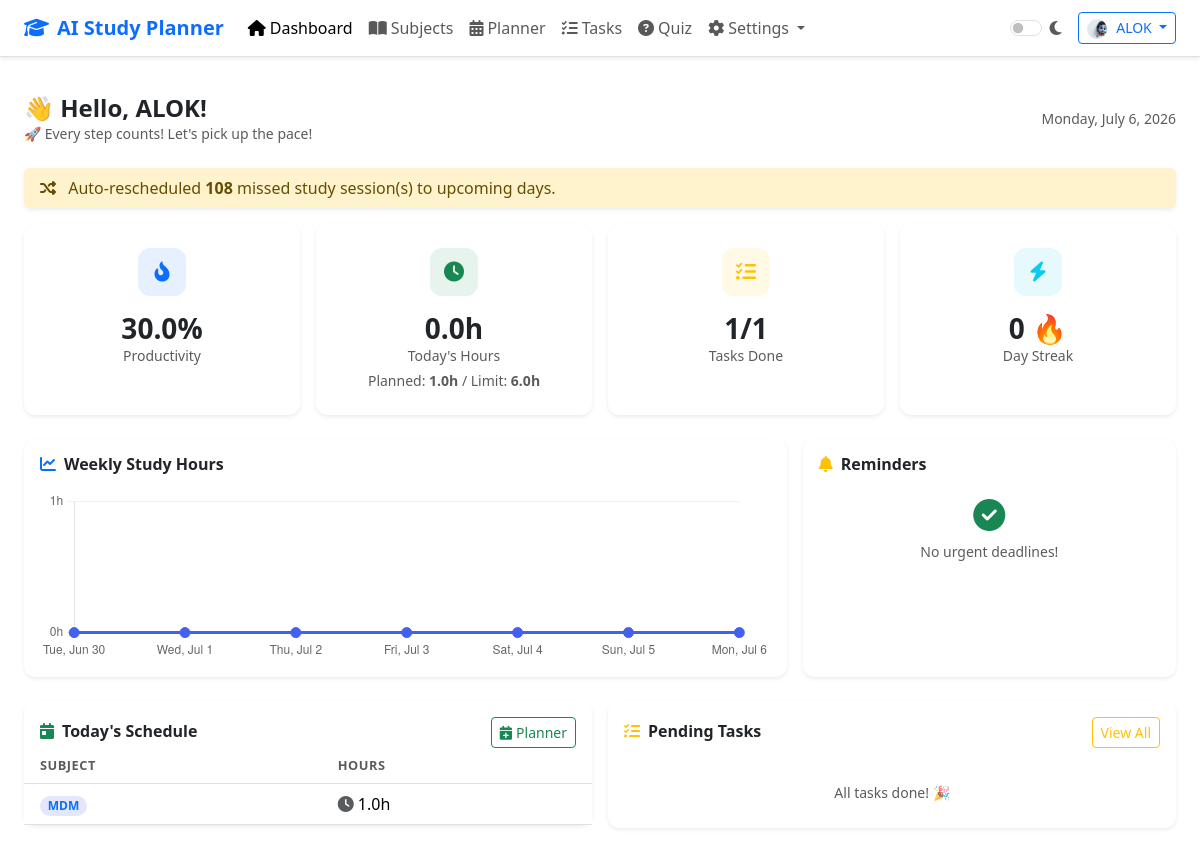
The page / (signed in) on the database its author committed.
### tables this page shows
CREATE TABLE users (
            id         INTEGER PRIMARY KEY AUTOINCREMENT,
            name       TEXT    NOT NULL,
            email      TEXT    UNIQUE NOT NULL,
            password   TEXT    NOT NULL,
            created_at TIMESTAMP DEFAULT CURRENT_TIMESTAMP
        , daily_hours_allowed REAL DEFAULT 6.0, timer_focus INTEGER DEFAULT 25, timer_short INTEGER DEFAULT 5, timer_long INTEGER DEFAULT 15, timer_sessions_before_long INTEGER DEFAULT 4, timer_expanded INTEGER DEFAULT 0, class_name TEXT DEFAULT '', age INTEGER DEFAULT NULL, avatar TEXT DEFAULT '', receive_emails INTEGER DEFAULT 1);

CREATE TABLE schedules (
            id          INTEGER PRIMARY KEY AUTOINCREMENT,
            user_id     INTEGER NOT NULL,
            date        DATE    NOT NULL,
            subject     TEXT    NOT NULL,
            study_hours REAL    NOT NULL,
            completed   INTEGER DEFAULT 0, scheduled_time TEXT,
            FOREIGN KEY (user_id) REFERENCES users(id)
        );

### app.py (the view)
@app.route("/")
@login_required
def dashboard():
    uid   = session["user_id"]
    today = date.today().strftime("%Y-%m-%d")
    conn  = get_db()
    rescheduled_count = auto_reschedule_missed_sessions(uid, conn)
    if rescheduled_count > 0:
        conn.commit()
    today_schedule = conn.execute(
        "SELECT * FROM schedules WHERE user_id=? AND date=? ORDER BY subject",
        (uid, today),
    ).fetchall()
    pending_tasks = conn.execute(
        "SELECT * FROM tasks WHERE user_id=? AND status='Pending' ORDER BY deadline LIMIT 5",
        (uid,),
    ).fetchall()
    total_tasks = conn.execute(
        "SELECT COUNT(*) AS c FROM tasks WHERE user_id=?", (uid,)
    ).fetchone()["c"]
    completed_count = conn.execute(
        "SELECT COUNT(*) AS c FROM tasks WHERE user_id=? AND status='Completed'", (uid,)
    ).fetchone()["c"]
    today_hours = conn.execute(
        "SELECT COALESCE(SUM(hours),0) AS t FROM study_sessions WHERE user_id=? AND date=?",
        (uid, today),
    ).fetchone()["t"]
    completed_schedule_hours_today = conn.execute(
        "SELECT COALESCE(SUM(study_hours),0) AS t FROM schedules WHERE user_id=? AND date=? AND completed=1",
        (uid, today),
    ).fetchone()["t"]
    today_hours = max(float(today_hours), float(completed_schedule_hours_today))
    try:
        row = conn.execute("SELECT daily_hours_allowed FROM users WHERE id=?", (uid,)).fetchone()
        daily_limit = float(row["daily_hours_allowed"]) if row and row["daily_hours_allowed"] is not None else 6.0
    except Exception:
        daily_limit = 6.0
    planned_today = conn.execute(
        "SELECT COALESCE(SUM(study_hours),0) AS t FROM schedules WHERE user_id=? AND date=?",
        (uid, today),
    ).fetchone()["t"]
    productivity = calculate_productivity_score(uid, conn)
    weekly_data  = get_weekly_stats(uid, conn)
    streak       = get_study_streak(uid, conn)
    motivation   = get_motivational_message(productivity)
    upcoming = conn.execute(
        """SELECT task_name, subject, deadline FROM tasks
           WHERE user_id=? AND status='Pending'
           AND deadline >= ? AND deadline <= date(?, '+3 days')
           ORDER BY deadline""",
        (uid, today, today),
    ).fetchall()
    conn.close()
    return render_template(
        "dashboard.html",
        today_schedule=today_schedule,
        pending_tasks=pending_tasks,
        completed_count=completed_count,
        total_tasks=total_tasks,
        productivity=productivity,
        today_hours=round(today_hours, 1),
        weekly_data=weekly_data,
        streak=streak,
        motivation=motivation,
        upcoming=upcoming,
        rescheduled_count=rescheduled_count,
        daily_limit=round(daily_limit,1),
        planned_today=round(planned_today,1),
    )

### templates/dashboard.html (shortened to what this page needs)
{% extends "base.html" %}
{% block content %}
<div class="container-fluid px-4 py-4">
  <div class="d-flex flex-wrap justify-content-between align-items-center mb-4 gap-2">
    <div>
      <h4 class="fw-bold mb-0">👋 Hello, {{ session.user_name }}!</h4>
      <p class="text-muted mb-0 small">{{ motivation }}</p>
    </div>
    <span class="text-muted small" id="todayDate"></span>
  </div>
  {% if rescheduled_count and rescheduled_count > 0 %}
    <div class="alert alert-warning border-0 shadow-sm py-2 mb-3">
      <i class="fas fa-shuffle me-2"></i>
      Auto-rescheduled <strong>{{ rescheduled_count }}</strong> missed study session(s) to upcoming days.
    </div>
  {% endif %}
  <div class="row g-3 mb-4">
    <div class="col-6 col-md-3">
      <div class="card stat-card border-0 shadow-sm h-100">
        <div class="card-body text-center py-4">
          <div class="stat-icon bg-primary bg-opacity-10 text-primary mx-auto mb-3">
            <i class="fas fa-fire-flame-curved fa-lg"></i>
          </div>
          <h3 class="fw-bold mb-0">{{ productivity }}%</h3>
          <p class="text-muted small mb-0">Productivity</p>
        </div>
      </div>
    </div>
    <div class="col-6 col-md-3">
      <div class="card stat-card border-0 shadow-sm h-100">
        <div class="card-body text-center py-4">
          <div class="stat-icon bg-success bg-opacity-10 text-success mx-auto mb-3">
            <i class="fas fa-clock fa-lg"></i>
          </div>
          <h3 class="fw-bold mb-0">{{ today_hours }}h</h3>
          <p class="text-muted small mb-0">Today's Hours</p>
          <div class="small text-muted mt-1">Planned: <strong>{{ planned_today }}h</strong> / Limit: <strong>{{ daily_limit }}h</strong></div>
        </div>
      </div>
    </div>
    <div class="col-6 col-md-3">
      <div class="card stat-card border-0 shadow-sm h-100">
        <div class="card-body text-center py-4">
          <div class="stat-icon bg-warning bg-opacity-10 text-warning mx-auto mb-3">
            <i class="fas fa-list-check fa-lg"></i>
          </div>
          <h3 class="fw-bold mb-0">{{ completed_count }}/{{ total_tasks }}</h3>
          <p class="text-muted small mb-0">Tasks Done</p>
        </div>
      </div>
    </div>
    <div class="col-6 col-md-3">
      <div class="card stat-card border-0 shadow-sm h-100">
        <div class="card-body text-center py-4">
          <div class="stat-icon bg-info bg-opacity-10 text-info mx-auto mb-3">
            <i class="fas fa-bolt fa-lg"></i>
          </div>
          <h3 class="fw-bold mb-0">{{ streak }} 🔥</h3>
          <p class="text-muted small mb-0">Day Streak</p>
        </div>
      </div>
    </div>
  </div>
  <div class="row g-3 mb-4">
    <div class="col-lg-8">
      <div class="card border-0 shadow-sm h-100">
        <div class="card-header bg-transparent border-0 pt-3 pb-0">
          <h6 class="fw-semibold mb-0">
            <i class="fas fa-chart-line me-2 text-primary"></i>Weekly Study Hours
          </h6>
        </div>
        <div class="card-body">
          <canvas id="weeklyChart" height="70"></canvas>
        </div>
      </div>
    </div>
    <div class="col-lg-4">
      <div class="card border-0 shadow-sm h-100">
        <div class="card-header bg-transparent border-0 pt-3 pb-0">
          <h6 class="fw-semibold mb-0">
            <i class="fas fa-bell me-2 text-warning"></i>Reminders
          </h6>
        </div>
        <div class="card-body p-0" id="reminderPanel">
          {% if upcoming %}
            {% for item in upcoming %}
              {% set days_left = item.deadline | days_until %}
              <div class="reminder-item
                {% if days_left == 0 %}reminder-urgent
                {% elif days_left == 1 %}reminder-soon{% endif %}">
                <i class="fas fa-circle-exclamation me-2"></i>
                <div>
                  <strong class="d-block">{{ item.task_name }}</strong>
                  <span class="text-muted small">{{ item.subject }} ·
                    {% if days_left == 0 %}Due TODAY
                    {% elif days_left == 1 %}Due tomorrow
                    {% else %}Due in {{ days_left }} days{% endif %}
                  </span>
                </div>
              </div>
            {% endfor %}
          {% else %}
            <div class="p-4 text-center text-muted">
              <i class="fas fa-check-circle fa-2x text-success mb-2 d-block"></i>
              <small>No urgent deadlines!</small>
            </div>
          {% endif %}
        </div>
      </div>
    </div>
  </div>
  <div class="row g-3">
    <div class="col-lg-6">
      <div class="card border-0 shadow-sm">
        <div class="card-header bg-transparent border-0 pt-3 pb-0 d-flex justify-content-between align-items-center">
          <h6 class="fw-semibold mb-0">
            <i class="fas fa-calendar-day me-2 text-success"></i>Today's Schedule
          </h6>
          <a href="{{ url_for('planner') }}" class="btn btn-sm btn-outline-success">
            <i class="fas fa-calendar-plus me-1"></i>Planner
          </a>
        </div>
        <div class="card-body p-0">
          {% if today_schedule %}
            <div class="table-responsive">
              <table class="table table-hover align-middle mb-0">
                <thead>
                  <tr>
                    <th class="ps-3">Subject</th>
                    <th>Hours</th>
                  </tr>
                </thead>
                <tbody>
                  {% for s in today_schedule %}
                    <tr>
                      <td class="ps-3">
                        <span class="badge rounded-pill bg-primary bg-opacity-15 text-primary">
                          {{ s.subject }}
                        </span>
                      </td>
                      <td>
                        <i class="fas fa-clock text-muted me-1"></i>{{ s.study_hours }}h
                      </td>
                    </tr>
                  {% endfor %}
                </tbody>
              </table>
            </div>
          {% endif %}
        </div>
      </div>
    </div>
    <div class="col-lg-6">
      <div class="card border-0 shadow-sm">
        <div class="card-header bg-transparent border-0 pt-3 pb-0 d-flex justify-content-between align-items-center">
          <h6 class="fw-semibold mb-0">
            <i class="fas fa-tasks me-2 text-warning"></i>Pending Tasks
          </h6>
          <a href="{{ url_for('tasks') }}" class="btn btn-sm btn-outline-warning">View All</a>
        </div>
        <div class="card-body p-0">
          {% if pending_tasks %}
            <ul class="list-group list-group-flush">
              {% for t in pending_tasks %}
                <li class="list-group-item d-flex justify-content-between align-items-center px-3 py-2">
                  <div>
                    <strong>{{ t.task_name }}</strong>
                    <div class="text-muted small">{{ t.subject }} · Due {{ t.deadline }}</div>
                  </div>
                  <a href="{{ url_for('complete_task', tid=t.id) }}"
                     class="btn btn-sm btn-outline-success flex-shrink-0"
                     title="Mark complete">
                    <i class="fas fa-check"></i>
                  </a>
                </li>
              {% endfor %}
            </ul>
          {% else %}
            <div class="text-center py-4 text-muted">
              <small>All tasks done! 🎉</small>
            </div>
          {% endif %}
        </div>
      </div>
    </div>
  </div>
</div>
{% endblock %}
{% block extra_js %}
<script>
  // ── Today date display ────────────────────────────────────────────────────
  document.getElementById('todayDate').textContent =
    new Date().toLocaleDateString('en-US', {
      weekday: 'long', year: 'numeric', month: 'long', day: 'numeric'
    });
  // ── Weekly study chart ────────────────────────────────────────────────────
  const wd  = JSON.parse(document.getElementById('weeklyData').textContent);
  const ctx = document.getElementById('weeklyChart').getContext('2d');
  new Chart(ctx, {
    type: 'line',
    data: {
      labels: wd.dates.map(d =>
        new Date(d + 'T00:00:00').toLocaleDateString('en-US', { weekday:'short', month:'short', day:'numeric' })
      ),
      datasets: [{
        label: 'Study Hours',
        data: wd.hours,
        borderColor: '#4361ee',
        backgroundColor: 'rgba(67,97,238,0.12)',
        fill: true,
        tension: 0.4,
        pointBackgroundColor: '#4361ee',
        pointRadius: 5,
        pointHoverRadius: 7,
      }]
    },
    options: {
      responsive: true,
      plugins: {
        legend: { display: false },
        tooltip: {
          callbacks: { label: ctx => ` ${ctx.raw}h studied` }
        }
      },
      scales: {
        y: {
          beginAtZero: true,
          ticks: { stepSize: 1, callback: v => v + 'h' },
          grid: { color: 'rgba(128,128,128,0.1)' }
        },
        x: { grid: { display: false } }
      }
    }
  });
</script>
{% endblock %}

### templates/base.html (shortened to what this page needs)
<!DOCTYPE html>
<html lang="en" data-bs-theme="light">
<head>
  <link rel="stylesheet"
        href="https://cdn.jsdelivr.net/npm/bootstrap@5.3.2/dist/css/bootstrap.min.css" />
  <link rel="stylesheet"
        href="https://cdnjs.cloudflare.com/ajax/libs/font-awesome/6.5.0/css/all.min.css" />
  <link rel="stylesheet" href="{{ url_for('static', filename='css/style.css') }}" />
</head>
<body>
  <nav class="navbar navbar-expand-lg fixed-top shadow-sm" id="mainNav">
    <div class="container-fluid px-4">
      <a class="navbar-brand fw-bold text-primary" href="{{ url_for('dashboard') }}">
        <i class="fas fa-graduation-cap me-2"></i>AI Study Planner
      </a>
      <div class="collapse navbar-collapse" id="navMenu">
        <ul class="navbar-nav me-auto mb-2 mb-lg-0">
          <li class="nav-item">
            <a class="nav-link {% if request.endpoint == 'dashboard' %}active{% endif %}"
               href="{{ url_for('dashboard') }}">
              <i class="fas fa-home me-1"></i>Dashboard
            </a>
          </li>
          <li class="nav-item">
            <a class="nav-link {% if request.endpoint == 'subjects' %}active{% endif %}"
               href="{{ url_for('subjects') }}">
              <i class="fas fa-book-open me-1"></i>Subjects
            </a>
          </li>
          <li class="nav-item">
            <a class="nav-link {% if request.endpoint == 'planner' %}active{% endif %}"
               href="{{ url_for('planner') }}">
              <i class="fas fa-calendar-alt me-1"></i>Planner
            </a>
          </li>
          <li class="nav-item">
            <a class="nav-link {% if request.endpoint == 'tasks' %}active{% endif %}"
               href="{{ url_for('tasks') }}">
              <i class="fas fa-tasks me-1"></i>Tasks
            </a>
          </li>
          <li class="nav-item">
            <a class="nav-link {% if request.endpoint == 'quiz' %}active{% endif %}"
               href="{{ url_for('quiz') }}">
              <i class="fas fa-circle-question me-1"></i>Quiz
            </a>
          </li>
          <li class="nav-item dropdown">
            <a class="nav-link dropdown-toggle {% if request.endpoint in ['settings','manage_data'] %}active{% endif %}"
               href="#" role="button" data-bs-toggle="dropdown" aria-expanded="false">
              <i class="fas fa-cog me-1"></i>Settings
            </a>
          </li>
        </ul>
        <div class="d-flex align-items-center gap-3">
          <div class="form-check form-switch mb-0" title="Toggle dark mode">
            <input class="form-check-input" type="checkbox" id="darkToggle" role="switch" />
            <label class="form-check-label text-muted" for="darkToggle">
              <i class="fas fa-moon"></i>
            </label>
          </div>
          <div class="dropdown">
            <button class="btn btn-outline-primary btn-sm dropdown-toggle"
                    data-bs-toggle="dropdown" aria-expanded="false">
              {% if session.user_avatar %}
                <img src="{{ url_for('static', filename='uploads/avatars/' ~ session.user_avatar) }}" alt="avatar" style="width:20px;height:20px;border-radius:50%;object-fit:cover;margin-right:6px;">
              {% else %}
                <i class="fas fa-user-circle me-1"></i>
              {% endif %}
              {{ session.user_name }}
            </button>
          </div>
        </div>
      </div>
    </div>
  </nav>
  <main class="main-content">
    {% block content %}{% endblock %}
  </main>
  <div class="toast-container position-fixed bottom-0 end-0 p-3" id="toastArea"></div>
  {% block extra_js %}{% endblock %}
</body>
</html>

### rows shown on the page
users: user_name "ALOK"
schedules: subject "MDM", study_hours "1.0"

### other values the page prints
{{ motivation }} "🚀 Every step counts! Let's pick up the pace!"
{{ rescheduled_count }} "108"
{{ productivity }} "30.0"
{{ today_hours }} "0.0"
{{ planned_today }} "1.0"
{{ daily_limit }} "6.0"
{{ completed_count }} "1"
{{ total_tasks }} "1"
{{ streak }} "0"
